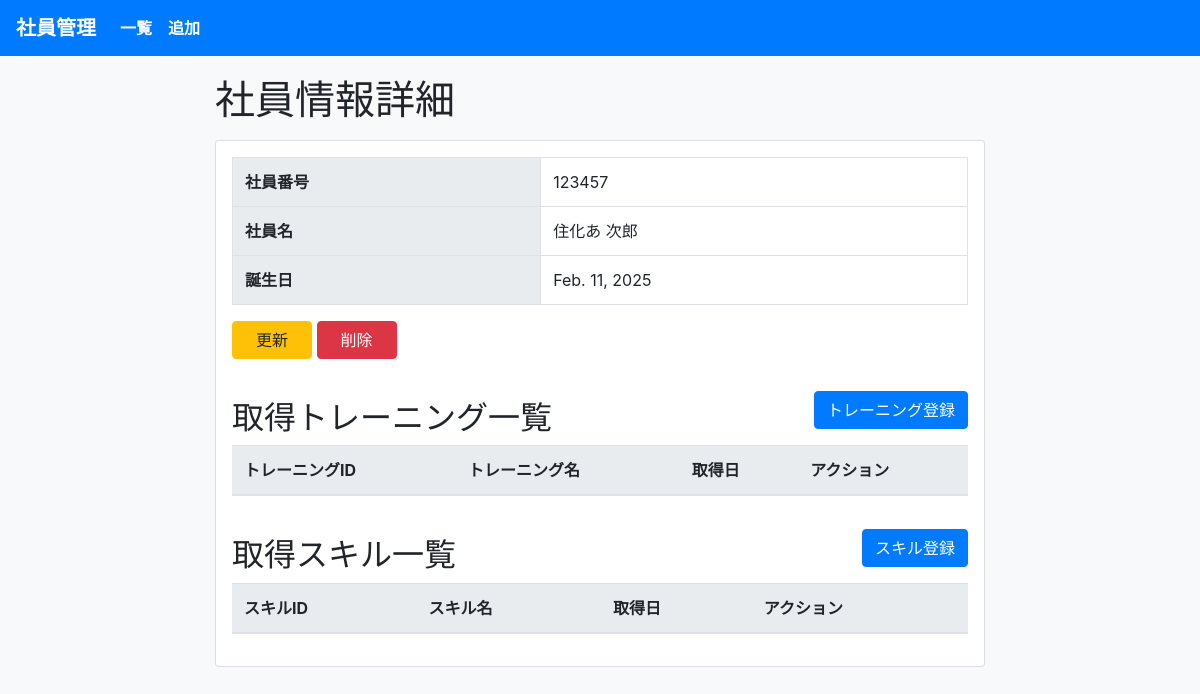
Screenshot of /employee/detail/123457 with the database file from the repository.
### employee/models.py (models this page shows, shortened)
class Employee(models.Model):
    val = NumValidator()
    employee_id = models.CharField("社員番号", max_length=6, primary_key=True,validators=[val])
    last_name = models.CharField("姓", max_length=40)
    first_name = models.CharField("名", max_length=40)
    birth_date = models.DateField("誕生日")
    @property
    def employee_name(self):
        return f"{self.last_name} {self.first_name}"
    class Meta:
        verbose_name = "社員情報"
        verbose_name_plural = "社員情報一覧"

### employee/views.py (the view)
# urls.py: path("detail/<int:pk>", views.detail, name="detail"),
def detail(request, pk):
    employee = get_object_or_404(Employee, pk=pk)
    training_list = EmployeeTraining.objects.filter(employee=employee).select_related('training')
    skill_list = EmployeeSkill.objects.filter(employee=employee).select_related('skill')
    context = {
        "employee": employee,
        "training_list": training_list,  # 複数のトレーニングをリストで渡す
        "skill_list": skill_list  # 複数のスキルをリストで渡す
    }
    return render(request, "employee/detail.html", context)

### employee/templates/employee/detail.html (shortened to what this page needs)
{% extends 'employee/base.html' %}
{% block content %}
<h1 class="mb-3">社員情報詳細</h1>
<div class="card p-3">
    <table class="table table-bordered">
        <tr><th>社員番号</th><td>{{ employee.employee_id }}</td></tr>
        <tr><th>社員名</th><td>{{ employee.employee_name }}</td></tr>
        <tr><th>誕生日</th><td>{{ employee.birth_date }}</td></tr>
    </table>
    <div class="mb-3">
        <a href="{% url 'employee:update' employee.pk %}" class="btn btn-warning">更新</a>
        <a href="{% url 'employee:delete' employee.pk %}" class="btn btn-danger">削除</a>
    </div>
    <div class="d-flex justify-content-between align-items-center">
        <h2 class="mt-4">取得トレーニング一覧</h2>
        <a href="{% url 'employee:train_add' employee.pk %}" class="btn btn-primary">トレーニング登録</a>
    </div>
    <table class="table table-striped">
        <thead>
            <tr>
                <th>トレーニングID</th>
                <th>トレーニング名</th>
                <th>取得日</th>
                <th>アクション</th>
            </tr>
        </thead>
    </table>
    <div class="d-flex justify-content-between align-items-center">
        <h2 class="mt-4">取得スキル一覧</h2>
        <a href="{% url 'employee:skill_add' employee.pk %}" class="btn btn-primary">スキル登録</a>
    </div>
    <table class="table table-striped">
        <thead>
            <tr>
                <th>スキルID</th>
                <th>スキル名</th>
                <th>取得日</th>
                <th>アクション</th>
            </tr>
        </thead>
    </table>
</div>
{% endblock %}

### employee/templates/employee/base.html (style rules this page uses)
body { font-size: 1rem; background-color: #f8f9fa; }
.table th { background-color: #e9ecef; }
.btn { min-width: 80px; }

### rows the page displays
Employee: employee_id "123457", employee_name "住化あ 次郎", birth_date "Feb. 11, 2025"
